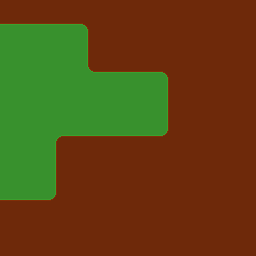

A level layout from a 2D game, rendered from its tile map. Below: a short description, then the map file with its tile-grid data intact:
An orthogonal 16x16 tile map with 16x16 px tiles, 1 tile layer (Ground).

<map version="1.5" tiledversion="1.7.0" orientation="orthogonal" renderorder="right-down" width="16" height="16" tilewidth="16" tileheight="16" infinite="0" nextlayerid="2" nextobjectid="1">
 <tileset firstgid="1" source="../tilesets/ground.tsx" />
 <layer id="1" name="Ground" width="16" height="16">
  <data encoding="csv">
16,16,16,16,16,16,16,16,16,16,16,16,16,16,16,16,
2,2,2,2,2,3,16,16,16,16,16,16,16,16,16,16,
7,7,7,7,7,8,16,16,16,16,16,16,16,16,16,16,
7,7,7,7,7,8,16,16,16,16,16,16,16,16,16,16,
7,7,7,7,7,9,2,2,2,2,3,16,16,16,16,16,
7,7,7,7,7,7,7,7,7,7,8,16,16,16,16,16,
7,7,7,7,7,7,7,7,7,7,8,16,16,16,16,16,
7,7,7,7,7,7,7,7,7,7,8,16,16,16,16,16,
7,7,7,4,12,12,12,12,12,12,13,16,16,16,16,16,
7,7,7,8,16,16,16,16,16,16,16,16,16,16,16,16,
7,7,7,8,16,16,16,16,16,16,16,16,16,16,16,16,
7,7,7,8,16,16,16,16,16,16,16,16,16,16,16,16,
12,12,12,13,16,16,16,16,16,16,16,16,16,16,16,16,
16,16,16,16,16,16,16,16,16,16,16,16,16,16,16,16,
16,16,16,16,16,16,16,16,16,16,16,16,16,16,16,16,
16,16,16,16,16,16,16,16,16,16,16,16,16,16,16,16
</data>
 </layer>
</map>
